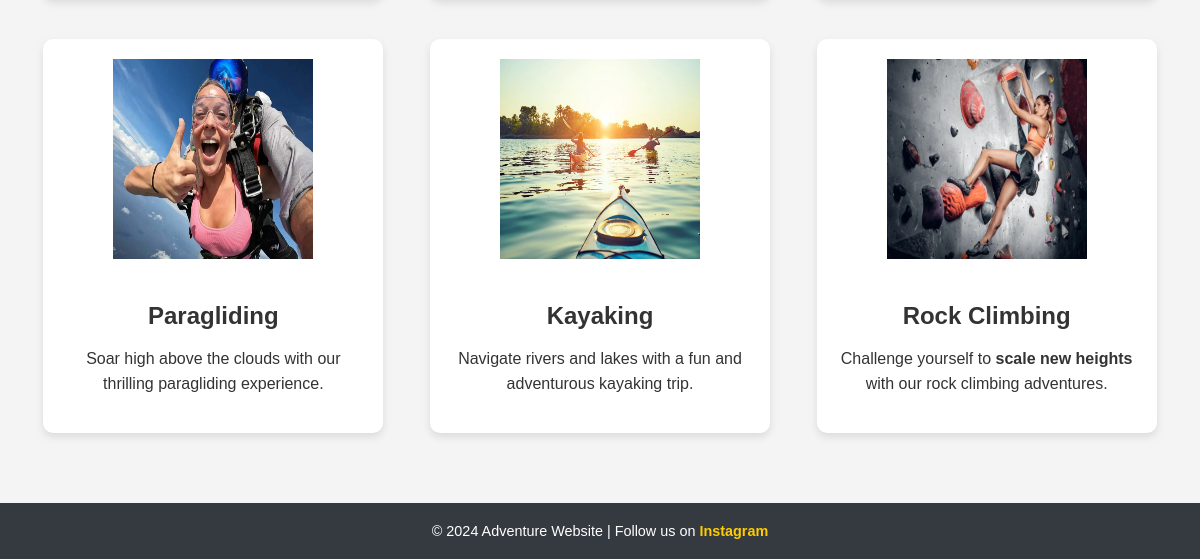
/services/ (lower part), run on an earlier commit of the app's database.
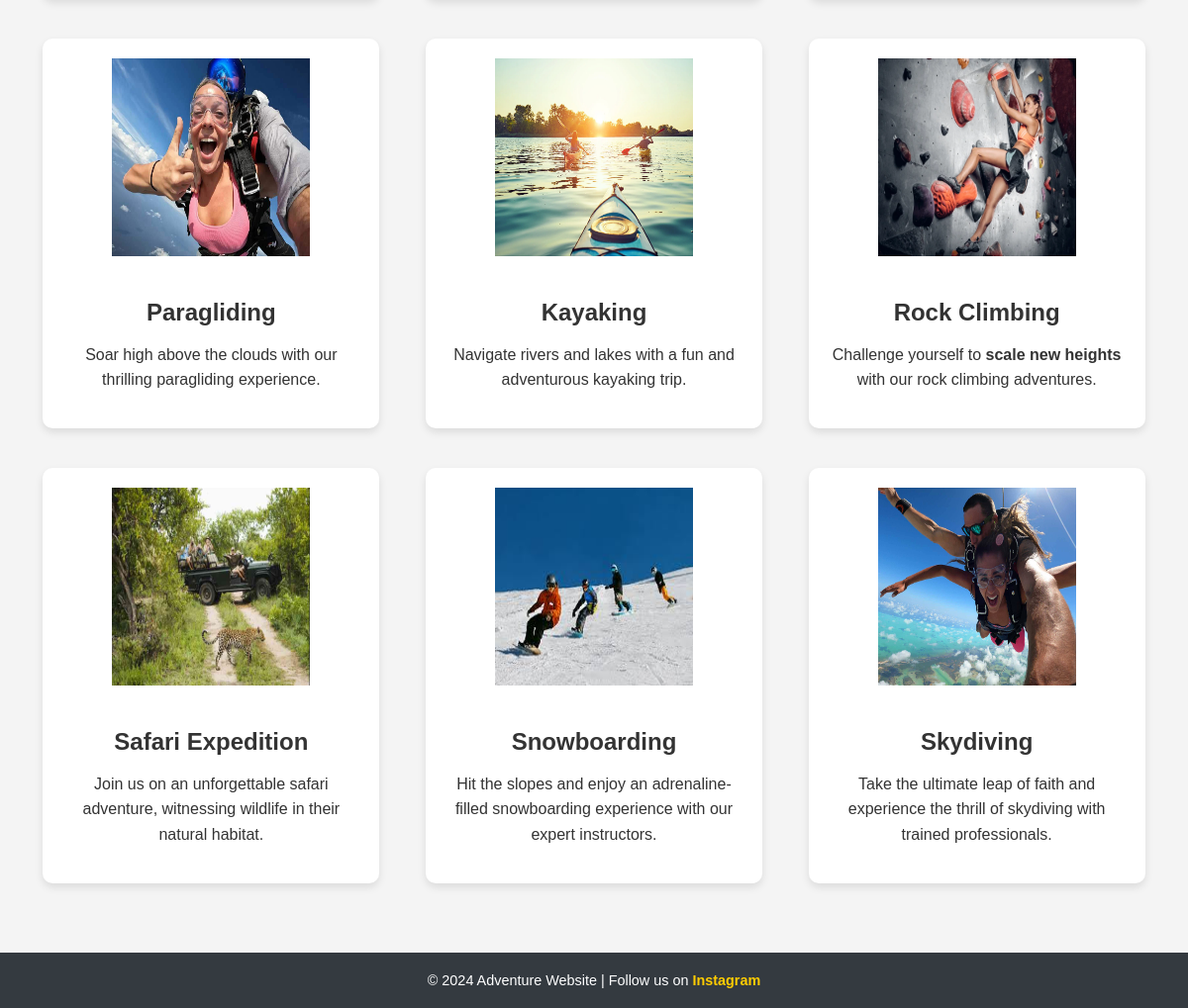
And on a later commit of the database.
### service/models.py (models this page shows)
class Service(models.Model):
    service_photo = models.CharField(max_length=50)
    service_title = models.CharField(max_length=50)
    service_des = models.TextField()

### myProject/views.py (the view)
# urls.py: path('services/', views.services,name="services"),
def services(request):
     servicesData = Service.objects.all()
     if request.method=="GET":
          st = request.GET.get('servicename')
          if st!=None:
               servicesData = Service.objects.filter(service_title__icontains=st)  # this will work same as like keyword in database
     print(servicesData)
     data = {
         'servicesData': servicesData
     }
     return render(request,'services.html',data)

### templates/services.html (shortened to what this page needs)
{% extends "base.html" %}
{% block content %}
<section class="services">
    <div class="services-list">
        {% for n in servicesData %}
        <div class="service-item">
            <img src="/static/img/{{n.service_photo}}" alt="{{n.service_title}}">
            <h3>{{n.service_title}}</h3>
            <p>{{n.service_des|safe|capfirst}}</p>
        </div>
        {% empty %}
        <h3>No Data Found<h3>
        {% endfor %}
    </div>
</section>
</body>
</html>
{% endblock content %}

### templates/base.html
{% include "header.html" %}
{% block content %}
{% endblock  %}
{% include "footer.html" %}

### templates/header.html (shortened to what this page needs)
<!DOCTYPE html>
<html lang="en">
<head>
    <link rel="stylesheet" href="/static/css/style.css">
</head>
<body>

### templates/footer.html
<footer>
    <p>&copy; 2024 Adventure Website | Follow us on <a href="#">Instagram</a></p>
</footer>

### static/css/style.css (style rules this page uses)
body { font-family: 'Poppins', sans-serif; margin: 0; padding: 0; box-sizing: border-box; background-color: #f4f4f4; color: #333; }
:root { --primary-color: #4CAF50; --accent-color: #FF5733; --dark-color: #333; --light-color: #fff; --background-color: #e5e5e5; }
* { transition: all 0.3s ease; }
.services-list { display: flex; justify-content: space-around; flex-wrap: wrap; padding: 50px 20px; }
.service-item { background-color: white; padding: 20px; width: 300px; text-align: center; border-radius: 10px; box-shadow: 0 4px 8px rgba(0, 0, 0, 0.1); margin: 20px; }
.service-item img { width: 200px; height: 200px; margin-bottom: 15px; }
.service-item h3 { font-size: 1.5rem; color: var(--dark-color); margin-bottom: 10px; }
.service-item p { font-size: 1rem; color: var(--dark-color); line-height: 1.6; }
h2, h3 { color: #2c3e50; }
footer { background-color: #343a40; color: #ffffff; padding: 20px 0; text-align: center; position: relative; bottom: 0; width: 100%; }
footer p { margin: 0; font-size: 0.9rem; }
footer a { color: #ffcc00; text-decoration: none; font-weight: bold; }
h2, p, .gallery-image { animation: fadeIn 2s ease; }

What changed in the data, as far as the page shows it:
added Service: service_photo (picture), service_title "Safari Expedition", service_des "Join us on an unforgettable safari adventure, witnessing wildlife in their natural habitat."
added Service: service_photo (picture), service_title "Snowboarding", service_des "Hit the slopes and enjoy an adrenaline-filled snowboarding experience with our expert instructors."
added Service: service_photo (picture), service_title "Skydiving", service_des "Take the ultimate leap of faith and experience the thrill of skydiving with trained professionals."
